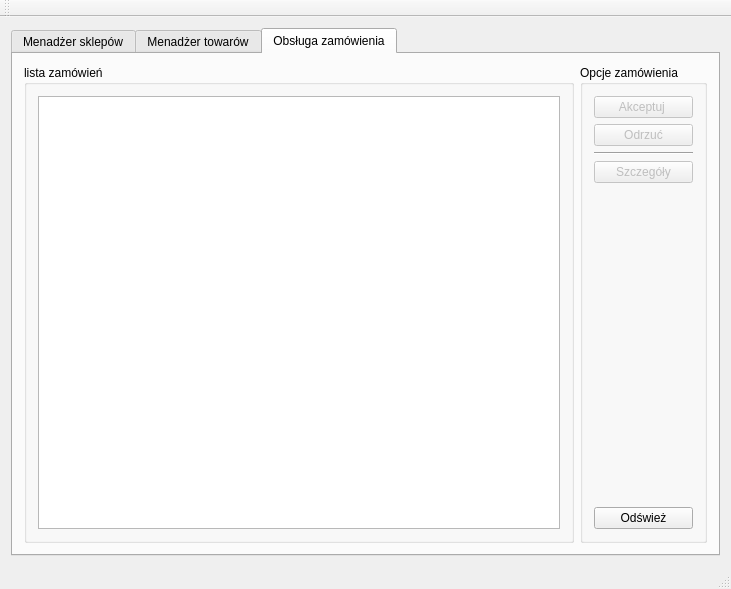
<?xml version="1.0" encoding="UTF-8"?>
<ui version="4.0">
 <class>Hurtownia</class>
 <widget class="QMainWindow" name="Hurtownia">
  <property name="geometry">
   <rect>
    <x>0</x>
    <y>0</y>
    <width>731</width>
    <height>589</height>
   </rect>
  </property>
  <property name="windowTitle">
   <string>Hurtownia</string>
  </property>
  <widget class="QWidget" name="centralWidget">
   <layout class="QGridLayout" name="gridLayout_3">
    <item row="1" column="0">
     <widget class="QTabWidget" name="tabWidget">
      <property name="minimumSize">
       <size>
        <width>400</width>
        <height>300</height>
       </size>
      </property>
      <property name="currentIndex">
       <number>2</number>
      </property>
      <widget class="QWidget" name="tab">
       <attribute name="title">
        <string>Menadżer sklepów</string>
       </attribute>
       <layout class="QGridLayout" name="gridLayout_5">
        <item row="0" column="0">
         <layout class="QHBoxLayout" name="horizontalLayout">
          <item>
           <widget class="QGroupBox" name="groupBox">
            <property name="title">
             <string>Lista sklepów</string>
            </property>
            <layout class="QGridLayout" name="gridLayout">
             <item row="0" column="0">
              <widget class="QTableView" name="tableListaSklepow"/>
             </item>
            </layout>
           </widget>
          </item>
          <item>
           <widget class="QGroupBox" name="groupBox_2">
            <property name="title">
             <string>Opcje edycji</string>
            </property>
            <layout class="QGridLayout" name="gridLayout_6">
             <item row="0" column="0">
              <layout class="QGridLayout" name="gridLayout_2">
               <item row="0" column="0">
                <widget class="QPushButton" name="dodajButton">
                 <property name="text">
                  <string>Dodaj</string>
                 </property>
                </widget>
               </item>
               <item row="1" column="0">
                <widget class="QPushButton" name="modyfikujButton">
                 <property name="enabled">
                  <bool>false</bool>
                 </property>
                 <property name="text">
                  <string>Modyfikuj</string>
                 </property>
                 <property name="default">
                  <bool>false</bool>
                 </property>
                </widget>
               </item>
               <item row="2" column="0">
                <spacer name="verticalSpacer">
                 <property name="orientation">
                  <enum>Qt::Vertical</enum>
                 </property>
                 <property name="sizeHint" stdset="0">
                  <size>
                   <width>20</width>
                   <height>40</height>
                  </size>
                 </property>
                </spacer>
               </item>
               <item row="3" column="0">
                <widget class="QPushButton" name="usunButton">
                 <property name="enabled">
                  <bool>false</bool>
                 </property>
                 <property name="text">
                  <string>Usuń</string>
                 </property>
                </widget>
               </item>
              </layout>
             </item>
            </layout>
           </widget>
          </item>
         </layout>
        </item>
       </layout>
      </widget>
      <widget class="QWidget" name="tab_2">
       <attribute name="title">
        <string>Menadżer towarów</string>
       </attribute>
       <layout class="QGridLayout" name="gridLayout_10">
        <item row="0" column="0">
         <layout class="QVBoxLayout" name="verticalLayout_2">
          <item>
           <layout class="QHBoxLayout" name="horizontalLayout_2">
            <item>
             <widget class="QGroupBox" name="groupBox_4">
              <property name="title">
               <string>Lista towarów</string>
              </property>
              <layout class="QGridLayout" name="gridLayout_7">
               <item row="0" column="0">
                <widget class="QTableView" name="tableListaTowarow">
                 <property name="editTriggers">
                  <set>QAbstractItemView::NoEditTriggers</set>
                 </property>
                 <property name="selectionBehavior">
                  <enum>QAbstractItemView::SelectRows</enum>
                 </property>
                </widget>
               </item>
              </layout>
             </widget>
            </item>
            <item>
             <widget class="QGroupBox" name="groupBox_3">
              <property name="title">
               <string>Opcje edycji towarów</string>
              </property>
              <layout class="QGridLayout" name="gridLayout_4">
               <item row="0" column="0">
                <layout class="QVBoxLayout" name="verticalLayout_3">
                 <item>
                  <widget class="QPushButton" name="buttonDodajTowar">
                   <property name="text">
                    <string>Dodaj</string>
                   </property>
                  </widget>
                 </item>
                 <item>
                  <widget class="QPushButton" name="buttonModyfikujTowar">
                   <property name="enabled">
                    <bool>false</bool>
                   </property>
                   <property name="text">
                    <string>Modyfikuj</string>
                   </property>
                  </widget>
                 </item>
                 <item>
                  <spacer name="verticalSpacer_3">
                   <property name="orientation">
                    <enum>Qt::Vertical</enum>
                   </property>
                   <property name="sizeHint" stdset="0">
                    <size>
                     <width>20</width>
                     <height>40</height>
                    </size>
                   </property>
                  </spacer>
                 </item>
                 <item>
                  <widget class="QPushButton" name="buttonUsunTowar">
                   <property name="enabled">
                    <bool>false</bool>
                   </property>
                   <property name="text">
                    <string>Usuń</string>
                   </property>
                  </widget>
                 </item>
                </layout>
               </item>
              </layout>
             </widget>
            </item>
           </layout>
          </item>
          <item>
           <layout class="QHBoxLayout" name="horizontalLayout_3">
            <item>
             <widget class="QGroupBox" name="groupBox_5">
              <property name="title">
               <string>Lista kategori</string>
              </property>
              <layout class="QGridLayout" name="gridLayout_9">
               <item row="0" column="0">
                <widget class="QTableView" name="tableListakategorii"/>
               </item>
              </layout>
             </widget>
            </item>
            <item>
             <widget class="QGroupBox" name="groupBox_6">
              <property name="title">
               <string>Opcje edycji kategorii</string>
              </property>
              <layout class="QGridLayout" name="gridLayout_8">
               <item row="0" column="0">
                <layout class="QVBoxLayout" name="verticalLayout">
                 <item>
                  <widget class="QPushButton" name="buttonDodajKat">
                   <property name="text">
                    <string>Dodaj</string>
                   </property>
                  </widget>
                 </item>
                 <item>
                  <widget class="QPushButton" name="buttonModyfikujKat">
                   <property name="enabled">
                    <bool>false</bool>
                   </property>
                   <property name="text">
                    <string>Modyfikuj</string>
                   </property>
                  </widget>
                 </item>
                 <item>
                  <spacer name="verticalSpacer_2">
                   <property name="orientation">
                    <enum>Qt::Vertical</enum>
                   </property>
                   <property name="sizeHint" stdset="0">
                    <size>
                     <width>20</width>
                     <height>48</height>
                    </size>
                   </property>
                  </spacer>
                 </item>
                 <item>
                  <widget class="QPushButton" name="buttonUsunKat">
                   <property name="enabled">
                    <bool>false</bool>
                   </property>
                   <property name="text">
                    <string>Usuń</string>
                   </property>
                  </widget>
                 </item>
                </layout>
               </item>
              </layout>
             </widget>
            </item>
           </layout>
          </item>
         </layout>
        </item>
       </layout>
      </widget>
      <widget class="QWidget" name="tab_3">
       <attribute name="title">
        <string>Obsługa zamówienia</string>
       </attribute>
       <layout class="QGridLayout" name="gridLayout_13">
        <item row="0" column="0">
         <layout class="QHBoxLayout" name="horizontalLayout_4">
          <item>
           <widget class="QGroupBox" name="groupBox_7">
            <property name="title">
             <string>lista zamówień</string>
            </property>
            <layout class="QGridLayout" name="gridLayout_11">
             <item row="0" column="0">
              <widget class="QTableView" name="tableZamowienia"/>
             </item>
            </layout>
           </widget>
          </item>
          <item>
           <widget class="QGroupBox" name="groupBox_8">
            <property name="title">
             <string>Opcje zamówienia</string>
            </property>
            <layout class="QGridLayout" name="gridLayout_12">
             <item row="0" column="0">
              <layout class="QVBoxLayout" name="verticalLayout_4">
               <item>
                <widget class="QPushButton" name="buttonRealizujZamowieni">
                 <property name="enabled">
                  <bool>false</bool>
                 </property>
                 <property name="text">
                  <string>Akceptuj </string>
                 </property>
                </widget>
               </item>
               <item>
                <widget class="QPushButton" name="buttonAnulujZamowienie">
                 <property name="enabled">
                  <bool>false</bool>
                 </property>
                 <property name="text">
                  <string>Odrzuć</string>
                 </property>
                </widget>
               </item>
               <item>
                <widget class="Line" name="line">
                 <property name="orientation">
                  <enum>Qt::Horizontal</enum>
                 </property>
                </widget>
               </item>
               <item>
                <widget class="QPushButton" name="szczegolyButton">
                 <property name="enabled">
                  <bool>false</bool>
                 </property>
                 <property name="text">
                  <string>Szczegóły</string>
                 </property>
                </widget>
               </item>
               <item>
                <spacer name="verticalSpacer_4">
                 <property name="orientation">
                  <enum>Qt::Vertical</enum>
                 </property>
                 <property name="sizeHint" stdset="0">
                  <size>
                   <width>20</width>
                   <height>40</height>
                  </size>
                 </property>
                </spacer>
               </item>
               <item>
                <widget class="QPushButton" name="odswiezButton">
                 <property name="text">
                  <string>Odśwież</string>
                 </property>
                </widget>
               </item>
              </layout>
             </item>
            </layout>
           </widget>
          </item>
         </layout>
        </item>
       </layout>
      </widget>
     </widget>
    </item>
   </layout>
  </widget>
  <widget class="QMenuBar" name="menuBar">
   <property name="geometry">
    <rect>
     <x>0</x>
     <y>0</y>
     <width>731</width>
     <height>21</height>
    </rect>
   </property>
  </widget>
  <widget class="QToolBar" name="mainToolBar">
   <attribute name="toolBarArea">
    <enum>TopToolBarArea</enum>
   </attribute>
   <attribute name="toolBarBreak">
    <bool>false</bool>
   </attribute>
  </widget>
  <widget class="QStatusBar" name="statusBar"/>
 </widget>
 <layoutdefault spacing="6" margin="11"/>
 <tabstops>
  <tabstop>modyfikujButton</tabstop>
 </tabstops>
 <resources/>
 <connections/>
</ui>
